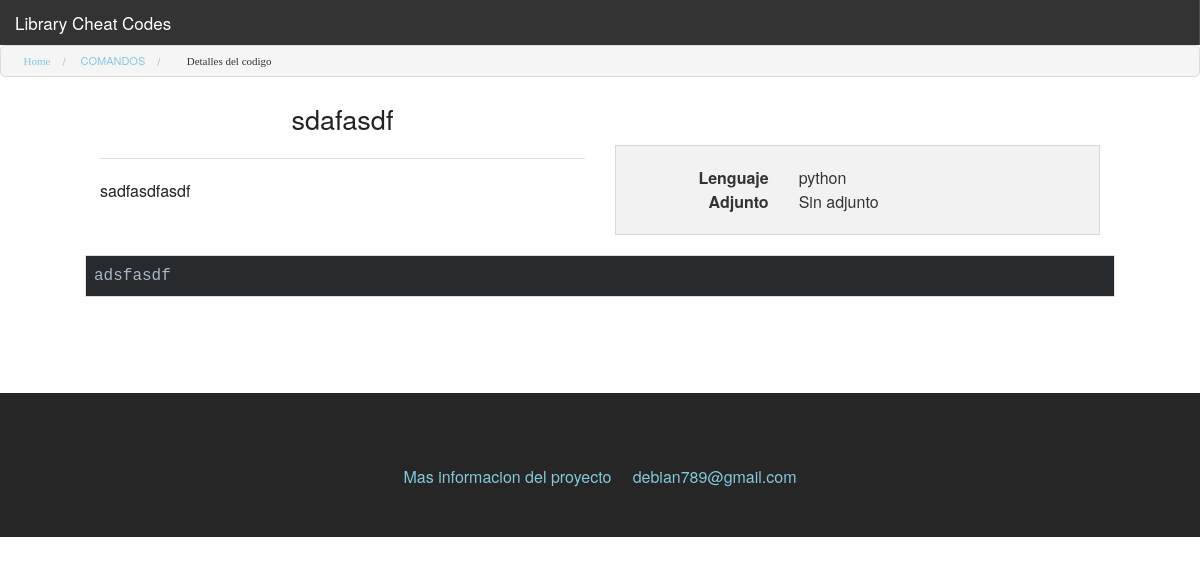
Page /codigo-publico/detalles/3/ on the committed database.
### codigos/models.py (models this page shows, shortened)
class mdl_codigos(models.Model):
	titulo 		 = models.CharField(max_length=500)
	descripcion  = models.TextField(blank=True)
	links    	 = models.URLField(max_length=300,blank=True)
	lenguaje     = models.ForeignKey(mdl_lenguaje,blank=False)
	archivo      = models.FileField(upload_to='archivoCodigos/',null=True,blank=True)
	codigo 		 = models.TextField()
	usuario      = models.ForeignKey(User)
	favorito     = models.BooleanField(default=False,blank=False)
	fechaIngreso = models.DateField(auto_now = True)
	estado       = models.BooleanField(default = False)
	class Meta:
		verbose_name = ('Codigo')
		verbose_name_plural = ('Codigos')

### elementos_comunes/models.py (models this page shows)
class mdl_lenguaje(models.Model):
	nombre = models.CharField(max_length = 300)
	class Meta:
		verbose_name = ('Lenguaje')
		verbose_name_plural = ('Lenguajes')
	def __unicode__(self):
		return self.nombre

### codigos/views.py (the view)
# urls.py: url(r'^codigo-publico/detalles/(?P<id_codigo>.*)/$','view_codigo_simple_publico',name='detalle_codigo_publico'),
def view_codigo_simple_publico(request,id_codigo):
	try:
		codigo = mdl_codigos.objects.select_related().filter(estado=True).get(id=id_codigo)
	except mdl_codigos.DoesNotExist:
		return redirect('inicio')
	codigoFuente = '<pre  lang="'+ escape(codigo.lenguaje) +'"><code>' + escape(codigo.codigo) + '</code></pre>'
	contexto = {"codigo":codigo,"codigoFuente":codigoFuente}
	return render(request,"codigo_detalles.html",contexto)

### principal/context_processors.py (called while the page is built)
def menu(request):
    menu = {'menu': [
        {'name': 'Mis Comandos ', 'url':reverse('comandos')},
        {'name': 'Mis Codigos ', 'url': reverse('codigos')},
        {'name': 'Mis Proyectos ', 'url': reverse('proyectos')},
    ]}
    for item in menu['menu']:
        if request.path == item['url']:
            item['active'] = True
    return menu

def menu_publico(request):
    menu = {'menu_publico': [
        {'name': 'Comandos ', 'url':reverse('comandos_publicos')},
        {'name': 'Codigos ', 'url': reverse('codigos_publicos')},
        {'name': 'Proyectos ', 'url': reverse('proyectos_publicos')},
    ]}
    for item in menu['menu_publico']:
        if request.path == item['url']:
            item['active'] = True
    return menu

### codigos/templates/codigo_detalles.html (shortened to what this page needs)
{% extends "base.html" %}
{% block contenido %}
<ul class="breadcrumbs">
 	 <li><a href="{% url 'inicio' %} " class="icon-home3">Home</a></li>
	{% if user.is_authenticated %}
		<li class="">	<a href="{% url 'codigos' %}" class=" icon-embed2"> Mis codigos  </a>  </li>
	{% else %}
		<li class=""><a href="{% url 'codigos_publicos' %}" class=""> Comandos </a>  </li>
	{% endif %}
		<li class="current">	<a href="#" class="activado icon-embed2"> Detalles del codigo   </a>  </li>
</ul>
{% if codigo %}
<div class="row">
<div class="row">
	<div class="large-6 medium-6 column">
		<h3 class="text-center">{{ codigo.titulo}}</h3>
		<hr>
		<p>{{ codigo.descripcion }}</p>
	</div>
	<div class="large-6 medium-6 column">
<div class="large-12 text-center clearfix">
{% if user.is_authenticated %}
<div class="large-3 small-3 column">
			<a href="{% url 'agregar_codigo'%}"  class=" icon-file-empty lineaDerecha colorVerde opcionNuevo"  data-reveal-id="modalAdministracion" data-reveal  ></a>
</div>
			{% if codigo.favorito %}
			{% else %}
			{% endif %}
<div class="large-3 small-3 column">
			<a href="{% url 'editar_codigo' codigo.id %}" class=" lineaDerecha icon-pencil2 colorNaranjaC opcionEditar" data-reveal-id="modalAdministracion" data-reveal></a>
</div>
<div class="large-3  small-3 column">
			<a href="{% url 'eliminar_codigo' codigo.id %}" class=" lineaDerecha  icon-bin2 colorRojo"></a>
</div>
<div class="large-3 small-3 column">
			<a href="{% url 'codigo_pdf' codigo.id %}" class="icon-newspaper colorRojo "></a>
 </div>
{% else %}
<div class="large-3 small-3 column">
			<a href="{% url 'codigo_pdf' codigo.id %}" class="icon-newspaper colorRojo "></a>
			</div>
{% endif %}
</div>
<br>
<div class="large-12 clearfix panel"  >
<div class="large-4 medium-4 column text-right"><strong>Lenguaje</strong> </div><div class="large-8 medium-8 column"> {{ codigo.lenguaje }}</div>
<div class="large-4 medium-4 column text-right"><strong>Adjunto</strong> </div><div class="large-8 medium-8 column">
		{% if codigo.archivo %}
				<span>
				<a href="{{MEDIA_URL}}/{{codigo.archivo}}" target="blank">
					<span class=" icon-download2 " ></span> Descargar
				</a>
				</span>
				{% else %}
				<span>Sin adjunto </span>
				{% endif %}
</div>
</div>
	</div>
</div>
<div class="row">
	<div class="large-12">
{{ codigoFuente |safe}}
	</div>
</div>
</div>
<br>
<br>
<br>
<br>
{% endif%}
{% endblock %}

### principal/static/icomoon/style.css (style rules this page uses)
[class^="icon-"], [class*=" icon-"] { font-family: 'icomoon'; speak: none; font-style: normal; font-weight: normal; font-variant: normal; text-transform: none; line-height: 1; -webkit-font-smoothing: antialiased; -moz-osx-font-smoothing: grayscale; }
.icon-home3:before { content: "\e902"; }
.icon-newspaper:before { content: "\e904"; }
.icon-embed2:before { content: "\ea80"; }

### principal/static/highlight/styles/androidstudio.css (style rules this page uses)
.hljs { color: #a9b7c6; background: #282b2e; display: block; overflow-x: auto; padding: 0.5em; -webkit-text-size-adjust: none; }

### rows in the picture
mdl_codigos: titulo "sdafasdf", descripcion "sadfasdfasdf", lenguaje "python"
